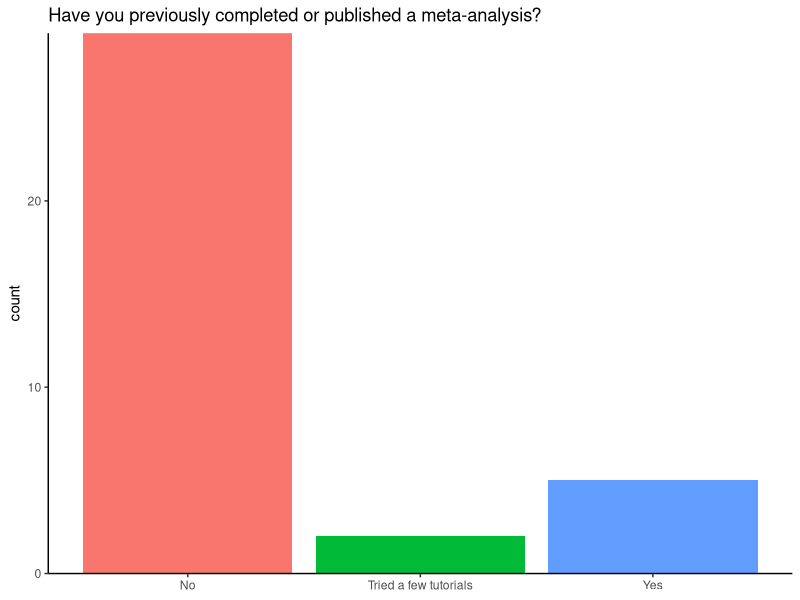
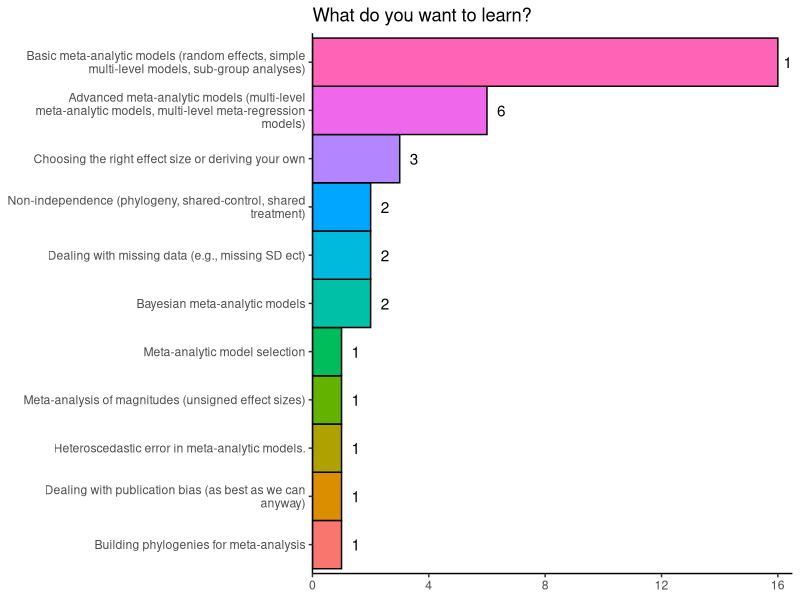

The R source for these figures, in order:
library(tidyverse)

survey <- read.csv("./Current survey summary.csv") %>%
  rename(attendance = Are.you.attending.the.SEB.workshop.in.person.or.online.,
         meta_analysis_project = Do.you.have.a.meta.analytic.project.that.you.re.currently.working.on.where.you.would.like.advice.,
         Q1 = Q1...Have.you.previously.completed.or.published.a.meta.analysis.,
         Q2 = Q2...If.yes.to.Q1..what.was.the.key.question.addressed.,
         Q3 = Q3...How.familiar.are.you.with.choosing.the.right.effect.size.for.your.question.,
         Q4 = Q4...How.familiar.are.you.with.meta.analytic.models.,
         Q5 = Q5.If..very.familar..to.Q4..what.type.of.meta.analytic.models.are.you.familar.with.,
         Q6 = Q7...How.familiar.are.you.with.publication.bias.,
         learning_goal = What.do.you.want.to.learn.)

# Q1 - Have you previously completed or published a meta-analysis?
p <- survey %>%
  group_by(Q1) %>%
  summarise(count = n()) %>%
  ggplot(aes(x = Q1, y = count, fill = Q1)) +
  geom_bar(stat = "identity", show.legend = F) +
  scale_y_continuous(expand = c(0, 0)) +
  labs(title = "Have you previously completed or published a meta-analysis?", x = NULL) +
  theme_classic()

  
# Learning goal pie Chart
p2 <- survey %>%
  group_by(learning_goal) %>%
  summarise(count = n()) %>%
  mutate(learning_goal = fct_reorder(learning_goal, desc(-count))) %>%
  arrange(desc(-count)) %>%
  data.frame() %>%
  ggplot(aes(x = learning_goal, y = count, fill = learning_goal)) +
  geom_bar(width = 1, stat = "identity", colour = "black", show.legend = F) +
  scale_y_continuous(expand = c(0, 0)) +
  scale_x_discrete(labels = function(x) str_wrap(x, width = 55)) +
  coord_flip() +
  geom_text(aes(y = count, label = count), color = "black", position = position_nudge(y = 0.5)) +
  labs(title = "What do you want to learn?", x = NULL, y = NULL) +
  theme_classic()

  